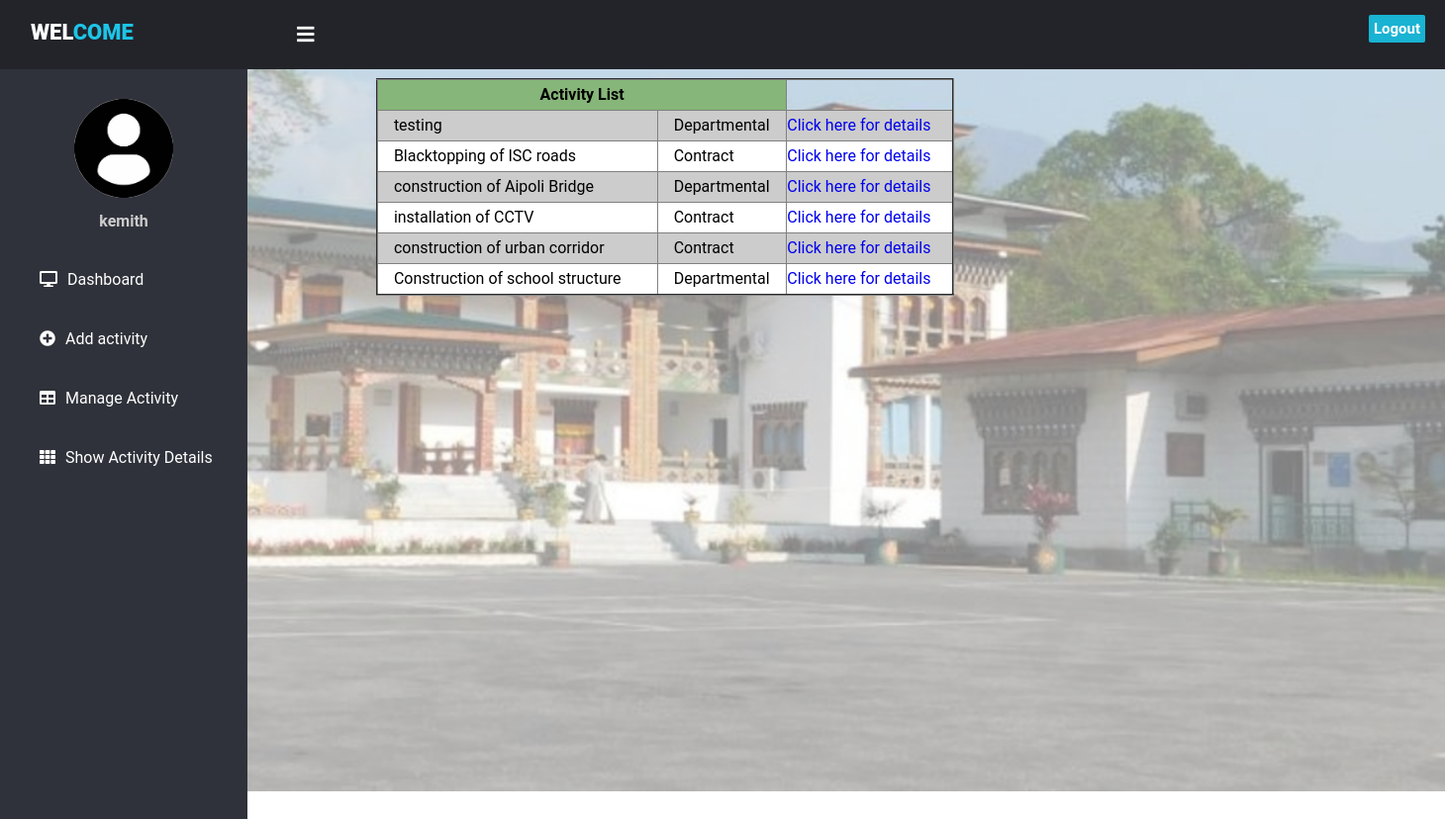
The app's page /show_activity.php (signed in) with its own data.
### tables this page shows
CREATE TABLE `activity` (
  `id` int(11) NOT NULL,
  `activity_name` varchar(100) NOT NULL,
  `FY` int(11) NOT NULL,
  `approved_budget` int(11) NOT NULL,
  `technical_sanction` varchar(1000) NOT NULL,
  `adms_fs` varchar(1000) NOT NULL,
  `nit` varchar(1000) NOT NULL,
  `created_date` timestamp NOT NULL DEFAULT CURRENT_TIMESTAMP ON UPDATE CURRENT_TIMESTAMP,
  `user_id` int(11) NOT NULL,
  `mode_of_execution` varchar(100) NOT NULL
);

### show_activity.php (the view, shortened to what this page needs)
<!DOCTYPE html>
<html>
<head>
<link href="https://cdnjs.cloudflare.com/ajax/libs/font-awesome/5.13.0/css/all.min.css" rel="stylesheet">
<link rel="stylesheet" href="css/style.css">
</head>
<body>
<header>
	<label for="check">
	<i class="fas fa-bars" id="sidebar_btn"></i>
	</label>
	<div class="left_area">
	<h3>&nbsp;&nbsp;Wel<span>come</span></h3>
	</div>
	<div class="right_area">
	<a href="logout.php" class="logout_btn">Logout</a>
</header>
	<div class="sidebar">
	<center>
	<img src="images/profile.jpg" class="profile_image" alt="">
	<h4><?php
	echo $_SESSION['username'];
	?></h4>
	</center>
	<a href="index.php"><i class="fas fa-desktop"></i><span>Dashboard</span></a>
	<a href="add_activity.php"><i class="fa fa-plus-circle"></i><span>Add activity</span></a>
	<a href="manage_activity.php"><i class="fas fa-table"></i><span>Manage Activity</span></a>
	<a href="show_activity.php"><i class="fas fa-th"></i><span>Show Activity Details</span></a>
	</div>
	<div class="content">
	<table align="center" border="2" cellspacing="0" cellpadding="0" style="width:40%;line-height:30px;margin-left:130px;margin-top:60px;border-collapse:collapse;position:fixed;">">
		<tr>
			<th colspan="2">Activity List</th>
			</tr>
			<tr>
			<?php
			include('connection.php');
			$user=$_SESSION['username'];
			$query1=mysqli_query($db,"SELECT * FROM users where username='$user' ");
			$row=mysqli_fetch_array($query1);
			$id=$row['id'];
			$query = mysqli_query($db,"SELECT * FROM activity where user_id='$id' ORDER BY id DESC");
			if($query-> num_rows > 0){
				while ($row = $query->fetch_assoc()){
					?>
					<td>&nbsp;&nbsp;&nbsp;&nbsp;<?php  echo htmlentities($row["activity_name"]);?></td>
					<td>&nbsp;&nbsp;&nbsp;&nbsp;<?php  echo htmlentities($row["mode_of_execution"]);?></td>
					<td><a href="show_activity_details.php?editid=<?php echo htmlentities ($row['id']);?>" style="text-decoration:none;">Click here for details</a></td>
					</tr>
					<?php
				}
			}
		?>
		</table>
	</div>
</body>
</html>

### css/style.css (style rules this page uses)
header { position:fixed; background: #22242A; padding: 20px; width: 100%; height:30px; }
.left_area h3 { color:#fff; margin:0; text-transform:uppercase; font-size:22px; font-weight:900; }
.left_area span { color:#1DC4E7; }
.logout_btn { padding:5px; background:#19B3D3; text-decoration:none; float:right; margin-top:-30px; margin-right:40px; border-radius:2px; font-size:15px; font-weight:600; color:#fff; transition:0.5s; transition-property:background; }
.sidebar { background:#2F323A; margin-top:70px; padding-top:30px; position:absolute; left:0; width:250px; height:100%; transition:0.5s; transition-property:left; }
.sidebar .profile_image { width:100px; height:100px; border-radius:100px; margin-bottom:10px; }
.sidebar h4 { color:#ccc; margin-top:0; margin-bottom:20px; }
.sidebar a { color:#fff; display:block; width:100%; line-height:60px; text-decoration:none; padding-left:40px; box-sizing:border-box; transition:0.5s; transition-property:background; }
.sidebar i { padding-right:10px; }
label #sidebar_btn { z-index:1; color:#fff; position:fixed; cursor:pointer; left:300px; font-size:20px; margin:5px 0; transition:0.5s; transition-property:color; }
.content { margin-left:250px; background:url('../images/gelephu1.png'); background-position:right; background-size:cover; height: 100vh; width: 100%; transition:0.5s; }
label { font-family:Serif; font-weight: bold; font-size: 20px; }
th { margin-left:10px; background-color:#86b679; line-height:30px; }
tr:nth-child(even) { background-color:#ccc; }
tr:nth-child(odd) { background-color:#fff; }

### show_activity.php (style rules this page uses)
body { margin:0; padding:0; font-family:"Roboto", sans-serif; }

### records on screen
activity: activity_name "testing", mode_of_execution "Departmental"
activity: activity_name "Blacktopping of ISC roads", mode_of_execution "Contract"
activity: activity_name "construction of Aipoli Bridge", mode_of_execution "Departmental"
activity: activity_name "installation of CCTV", mode_of_execution "Contract"
activity: activity_name "construction of urban corridor", mode_of_execution "Contract"
activity: activity_name "Construction of school structure", mode_of_execution "Departmental"

### other values on screen
$_SESSION['username'] "kemith"
